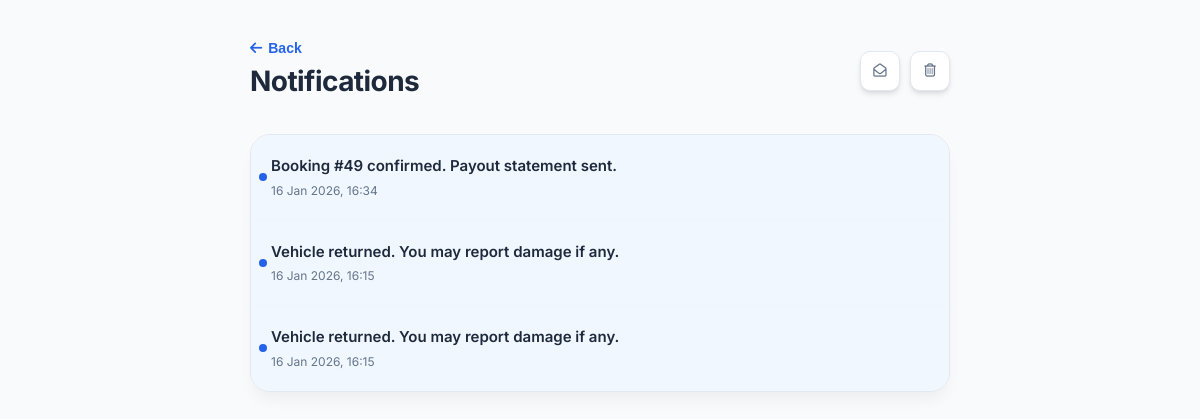
The page /notifications/ (signed in) on the database as committed earlier.
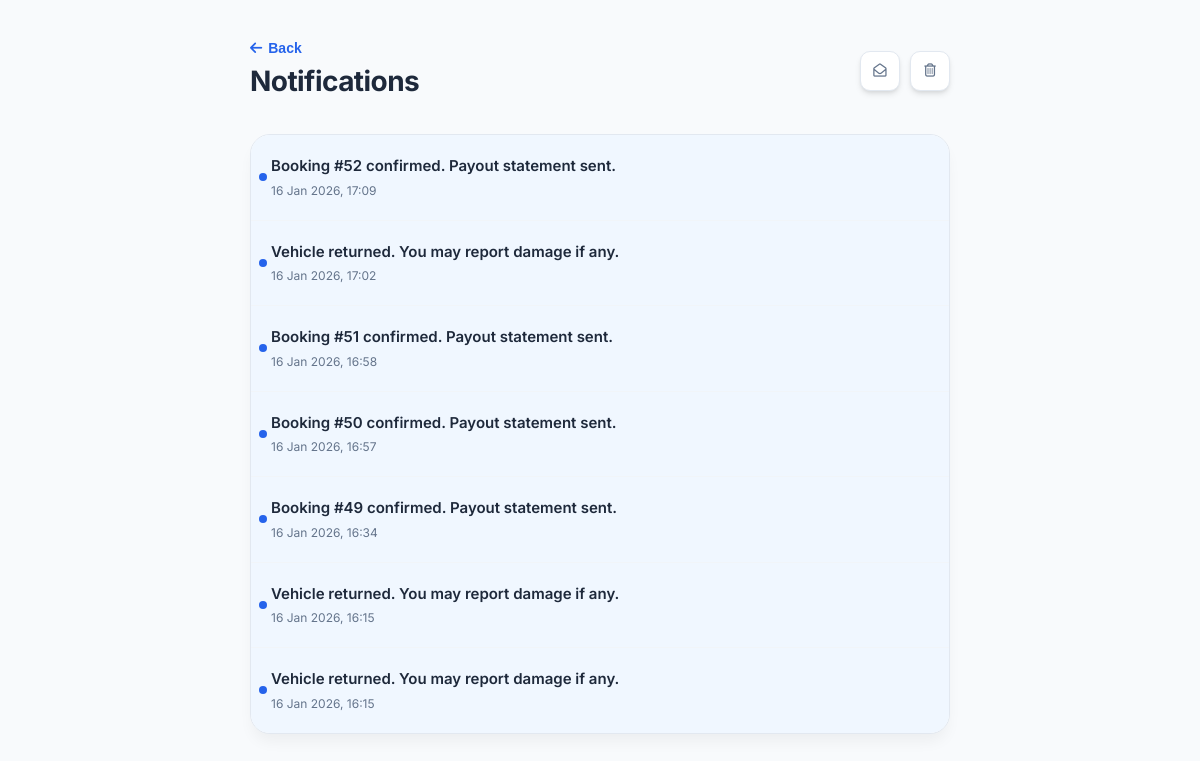
The same page on the database as committed later.
### wheelzy_app/models.py (models this page shows, shortened)
class Notification(models.Model):
    user = models.ForeignKey(User, on_delete=models.CASCADE,related_name="notifications")
    message = models.TextField()
    is_read = models.BooleanField(default=False)
    created_at = models.DateTimeField(auto_now_add=True)

### wheelzy_app/views.py (the view)
# urls.py: path("notifications/", views.notifications_view, name="notifications"),
@login_required
def notifications_view(request):
    notifications = Notification.objects.filter(
        user=request.user
    ).order_by("-created_at")
    return render(request, "notifications.html", {
        "notifications": notifications
    })

### wheelzy_app/templates/notifications.html (shortened to what this page needs)
{% load static %}
<!DOCTYPE html>
<html lang="en">
<head>
    <link rel="stylesheet" href="https://cdnjs.cloudflare.com/ajax/libs/font-awesome/6.5.1/css/all.min.css" />
</head>
<body>
<div class="container">
    <div class="page-header">
        <div class="header-left">
            <button class="back-btn" onclick="history.back()">
                <i class="fa-solid fa-arrow-left"></i> Back
            </button>
            <h2>Notifications</h2>
        </div>
        <div class="actions">
            <button class="action-btn" title="Mark all as read" onclick="confirmMarkAllRead()">
                <i class="fa-regular fa-envelope-open"></i>
            </button>
            <button class="action-btn clear-read" title="Clear read" onclick="confirmClearRead()">
                <i class="fa-regular fa-trash-can"></i>
            </button>
        </div>
    </div>
    <div class="notification-card-wrapper">
        <div class="notification-list">
            {% for note in notifications %}
            <div class="note {% if not note.is_read %}unread{% endif %}"
                 data-id="{{ note.id }}"
                 data-message="{{ note.message|escapejs }}"
                 data-time="{{ note.created_at|date:'d M Y, H:i' }}"
                 onclick="openModal(this)">
                <div class="note-content">{{ note.message|truncatechars:85 }}</div>
                <div class="note-time">{{ note.created_at|date:"d M Y, H:i" }}</div>
            </div>
            {% empty %}
            <div class="empty-state">
                <i class="fa-regular fa-bell-slash"></i>
                <p>You're all caught up! No notifications here.</p>
            </div>
            {% endfor %}
        </div>
    </div>
</div>
</body>
</html>

Rows that differ between the two databases and show on the page:
added Notification: message "Booking #52 confirmed. Payout statement sent.", created_at "16 Jan 2026, 17:09"
added Notification: message "Vehicle returned. You may report damage if any.", created_at "16 Jan 2026, 17:02"
added Notification: message "Booking #51 confirmed. Payout statement sent.", created_at "16 Jan 2026, 16:58"
added Notification: message "Booking #50 confirmed. Payout statement sent.", created_at "16 Jan 2026, 16:57"
